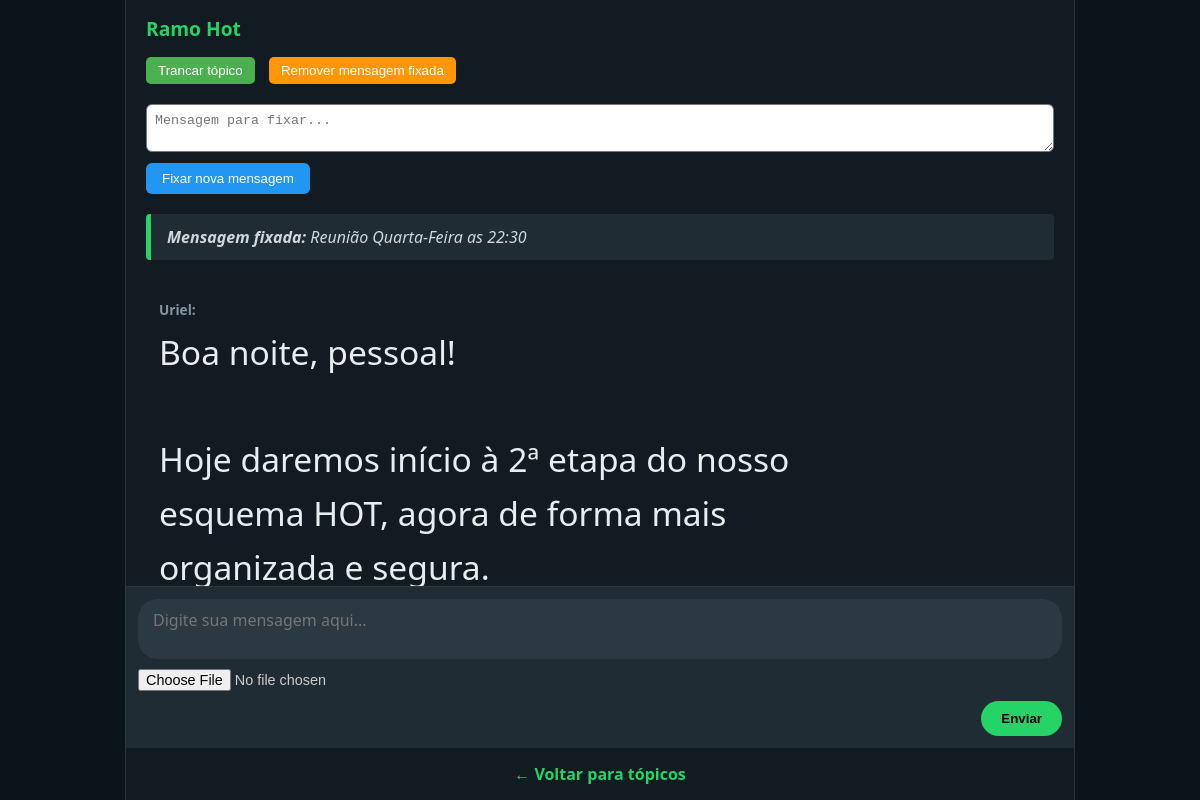
The app's page /topico.php?id=7 (signed in) with its own data.
### tables this page shows
CREATE TABLE `topicos` (
  `id` int(11) NOT NULL,
  `nome` varchar(100) NOT NULL,
  `visibilidade` varchar(255) NOT NULL DEFAULT 'publico',
  `mensagem_fixada` text DEFAULT NULL,
  `trancado` tinyint(1) NOT NULL DEFAULT 0
);

CREATE TABLE `mensagens` (
  `id` int(11) NOT NULL,
  `id_topico` int(11) DEFAULT NULL,
  `id_usuario` int(11) DEFAULT NULL,
  `mensagem` text DEFAULT NULL,
  `imagem` varchar(255) DEFAULT NULL,
  `data` datetime DEFAULT current_timestamp()
);

CREATE TABLE `usuarios` (
  `id` int(11) NOT NULL,
  `usuario` varchar(100) NOT NULL,
  `senha` varchar(255) NOT NULL,
  `tipo` enum('user','admin') NOT NULL DEFAULT 'user'
);

### topico.php (the view, shortened to what this page needs)
<?php
include 'conexao.php';
$stmtUser = $conn->prepare("SELECT id, tipo FROM usuarios WHERE usuario = ?");
$stmtUser->bind_param("s", $_SESSION['usuario']);
$stmtUser->execute();
$resUser = $stmtUser->get_result();
$user = $resUser->fetch_assoc();
$isAdmin = $user['tipo'] === 'admin';
$topicoId = intval($_GET['id'] ?? 0);
$stmt = $conn->prepare("SELECT * FROM topicos WHERE id = ?");
$stmt->bind_param("i", $topicoId);
$stmt->execute();
$resTopico = $stmt->get_result();
$topico = $resTopico->fetch_assoc();
$trancado = (bool)$topico['trancado'];
$mensagemFixada = $topico['mensagem_fixada'];
$stmtMsgs = $conn->prepare("SELECT m.*, u.usuario FROM mensagens m JOIN usuarios u ON m.id_usuario = u.id WHERE m.id_topico = ? ORDER BY m.data ASC");
$stmtMsgs->bind_param("i", $topicoId);
$stmtMsgs->execute();
$resMsgs = $stmtMsgs->get_result();
?>
<!DOCTYPE html>
<html lang="pt-BR">
<head>
</head>
<body>
<div class="container">
  <h2><?= htmlspecialchars($topico['nome']) ?> <?php if ($trancado) echo "(Trancado)"; ?></h2>
<?php if ($isAdmin): ?>
  <form method="post" action="admin_topico_actions.php" style="margin: 0 20px 10px;">
    <button type="submit" name="acao" value="toggle_trancar"
      style="padding: 6px 12px; margin-right: 10px; border-radius: 5px; background-color: <?= $trancado ? '#f44336' : '#4CAF50' ?>; color: white; border: none;">
      <?= $trancado ? 'Destrancar tópico' : 'Trancar tópico' ?>
    </button>
    <button type="submit" name="acao" value="remover_fixar"
      style="padding: 6px 12px; border-radius: 5px; background-color: #FF9800; color: white; border: none;">
      Remover mensagem fixada
    </button>
  </form>
  <form method="post" action="admin_topico_actions.php" style="margin: 10px 20px;">
    <textarea name="mensagem_fixada" rows="2" placeholder="Mensagem para fixar..." style="width: 100%; padding: 8px; border-radius: 6px;"></textarea>
    <button type="submit" name="acao" value="fixar"
      style="margin-top: 6px; padding: 8px 16px; background-color: #2196F3; color: white; border: none; border-radius: 6px;">
      Fixar nova mensagem
    </button>
  </form>
<?php endif; ?>
  <?php if ($mensagemFixada): ?>
    <div class="mensagem-fixada">
      <strong>Mensagem fixada:</strong> <?= nl2br(htmlspecialchars($mensagemFixada)) ?>
    </div>
  <?php endif; ?>
  <div class="mensagens" id="mensagens-container">
    <?php if ($resMsgs->num_rows === 0): ?>
      <p>Nenhuma mensagem ainda.</p>
    <?php else: ?>
      <?php while ($msg = $resMsgs->fetch_assoc()): ?>
        <div class="mensagem">
          <strong><?= htmlspecialchars($msg['usuario']) ?>:</strong>
          <?= nl2br(htmlspecialchars($msg['mensagem'])) ?>
          <br><small style="color:#888;"><?= $msg['data'] ?></small>
        </div>
      <?php endwhile; ?>
    <?php endif; ?>
  </div>
  <?php if ($trancado): ?>
    <p>Este tópico está trancado. Você não pode enviar novas mensagens.</p>
  <?php else: ?>
    <form class="form-mensagem" method="post" action="" enctype="multipart/form-data">
      <textarea name="mensagem" placeholder="Digite sua mensagem aqui..."></textarea>
      <input type="file" name="imagem" accept="image/*" />
      <button type="submit">Enviar</button>
    </form>
  <?php endif; ?>
  <div class="back-link">
    <a href="index.php">← Voltar para tópicos</a>
  </div>
</div>
</body>
</html>

### topico.php (style rules this page uses)
* { box-sizing: border-box; }
body { background-color: #0b141a; color: #e9edef; font-family: 'Segoe UI', Tahoma, Geneva, Verdana, sans-serif; margin: 0; padding: 0; display: flex; justify-content: center; height: 100vh; }
.container { width: 100%; max-width: 950px; margin: auto; height: 100vh; display: flex; flex-direction: column; background-color: #111b21; border-left: 1px solid #2a3942; border-right: 1px solid #2a3942; }
h2 { color: #25d366; margin: 15px 20px; font-size: 1.2rem; }
.mensagem-fixada { background: #202c33; border-left: 5px solid #25d366; padding: 12px 16px; margin: 10px 20px; font-style: italic; color: #d1d7db; border-radius: 4px; }
.mensagens { flex-grow: 1; padding: 15px; overflow-y: auto; display: flex; flex-direction: column; gap: 10px; }
.mensagem { max-width: 85%; padding: 14px 18px; border-radius: 12px; word-wrap: break-word; line-height: 1.6; position: relative; font-size: 2.1rem; }
.mensagem strong { display: block; font-size: 0.85rem; color: #8696a0; margin-bottom: 5px; }
.form-mensagem { padding: 12px; background: #202c33; border-top: 1px solid #2a3942; display: flex; flex-direction: column; gap: 10px; }
.form-mensagem textarea { width: 100%; resize: none; height: 60px; border: none; border-radius: 20px; background-color: #2a3942; color: #fff; padding: 10px 15px; font-size: 1rem; font-family: inherit; }
.form-mensagem input[type="file"] { color: #ccc; font-size: 0.9rem; }
.form-mensagem button { align-self: flex-end; padding: 10px 20px; background-color: #25d366; color: #000; border: none; border-radius: 20px; font-weight: bold; cursor: pointer; transition: background 0.3s ease; }
.back-link { padding: 15px; text-align: center; background: #111b21; }
.back-link a { color: #25d366; text-decoration: none; font-weight: bold; }

### records on screen
topicos: nome "Ramo Hot", mensagem_fixada "Reunião Quarta-Feira as 22:30"
mensagens: id_usuario.usuario "Uriel", mensagem "Boa noite, pessoal! Hoje daremos início à 2ª etapa do nosso esquema HOT, agora de forma mais organizada e segura."
